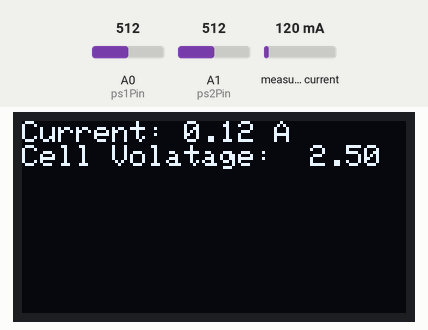
The sketch below on a simulated Arduino Uno, built with avr-gcc and run on an emulated ATmega328P. Parts: 128×64 one-colour display. The test bench sets the inputs (shaded band); at power-on: measured current 120 mA, A0 (ps1Pin) = 512, A1 (ps2Pin) = 512. What the sketch prints to the serial monitor is not drawn.

Above: at 6.2 s.
6.3 s: measured current set to 40 mA
At 7.4 s:
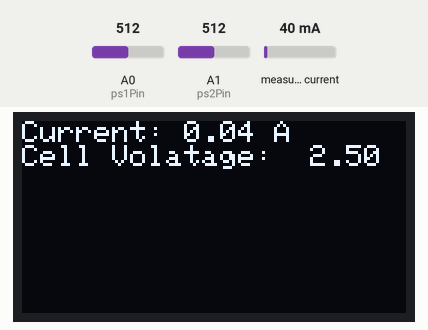
7.8 s: A0 (ps1Pin) set to 716
9.3 s: measured current set to 500 mA
At 10.6 s:
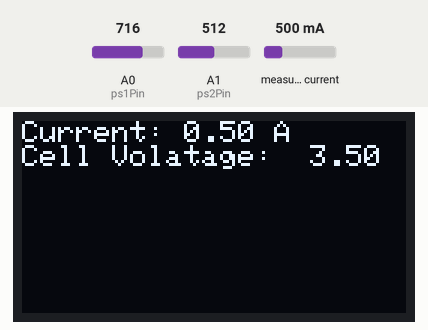
10.9 s: A0 (ps1Pin) set to 900
At 11.3 s:
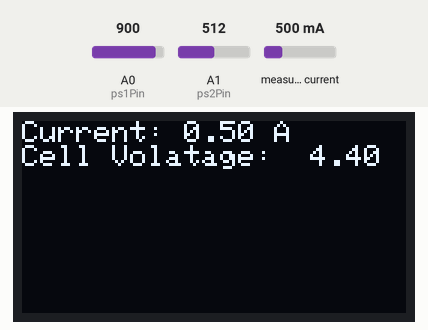
12.4 s: measured current set to 1000 mA
At 13.0 s:
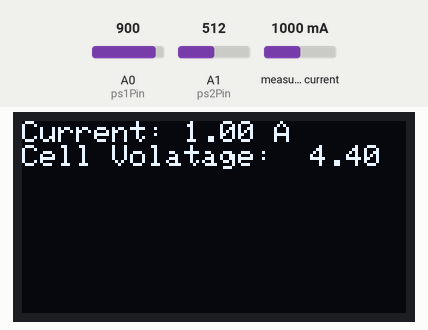
14.0 s: A0 (ps1Pin) set to 1023
At 14.7 s:
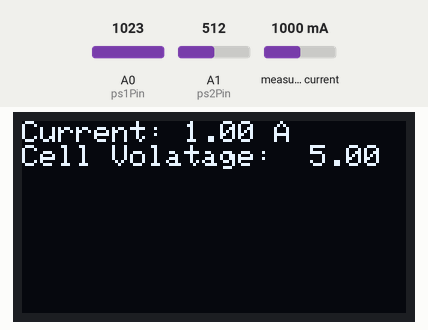
Timing chart, 0 to 16.5 s (numbered marks = the images above; inputs shaded):
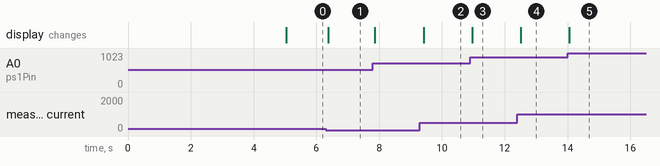

The sketch:

RSA_Project_v1.ino
```cpp
//Include Current Sensor Library
#include <Adafruit_INA260.h>
#include <SPI.h> //include this library for SPI communication
#include <Wire.h> //include this library since needed for the Adafruit library
#include <Adafruit_SSD1306.h> //include the Adarfruit library for this specific OLED screen

#define OLED_MOSI 9 //MOSI wire connected to digital pin 9
#define OLED_CLK 10 //clock wire connected to digital pin 10
#define OLED_DC 11 //__ wire connected to digital pin 11
#define OLED_CS 12 //__ wire connected to digital pin 12
#define OLED_RESET 13 //reset wire is connected ot pic 13

//define our OLED "display" to be used for displaying onto the screen
Adafruit_SSD1306 display(OLED_MOSI, OLED_CLK, OLED_DC, OLED_RESET, OLED_CS);
//Initialize Sensor
Adafruit_INA260 ina260 = Adafruit_INA260();

int threshold = 5;
int direction_of_rotation; //hold value of 1 for right and -1 for left
float cellVoltage;

//Photoresistor Constants
const int ps1Pin = A0;
const int ps2Pin = A1;

//Photorsisor Calibration Variables
int ps1Min = 1023;
int ps1Max = 0;
int ps2Min = 1023;
int ps2Max = 0;

//Photoresistor Measurements
int ps1 = 0;
int ps2 = 0;

void setup() {
  Serial.begin(9600);
  display.begin(SSD1306_SWITCHCAPVCC); //begin the OLED display communication

  while (!Serial) {
    delay(10); // wait for serial port to connect. Needed for native USB port only
  }

  if (!ina260.begin()) {
    Serial.println("Couldn't find INA260 chip");
    while (1);
  }
  Serial.println("Found INA260 chip");

  int start = millis(); //take start time

  while (millis() < 5000) { //first five seconds
    ps1 = analogRead(ps1Pin); //read photoresistor 1
    ps2 = analogRead(ps2Pin); //read photoresistor 2

    //PS1 Ccalibration
    if (ps1 > ps1Max) {
      ps1Max = ps1;
    }
    if (ps1 < ps1Min) {
      ps1Min = ps1;
    }

    //PS2 Calibration
    if (ps2 > ps2Max) {
      ps2Max = ps2;
    }
    if (ps2 < ps2Min) {
      ps2Min = ps2;
    }
  }

}

void loop() {

  display.clearDisplay(); //clear the OLED display from what was writted on it last
  display.setTextSize(1); //set the text size for the display
  display.setTextColor(WHITE); //set the text color for the display
  display.setCursor(0, 0); //set the pointer for the cursor

  float currentA = ina260.readCurrent() / 1000; //Read current and convert to Amps
  //Print values
  Serial.print("Current: ");
  Serial.print(currentA);
  Serial.println(" A");

  display.print("Current: ");
  display.print(currentA);
  display.println(" A");


  //Read Photoresistors
  ps1 = analogRead(ps1Pin);
  ps2 = analogRead(ps2Pin);

  //Constrain photoresistors in case values are outside of calibration range
  ps1 = constrain(ps1, ps1Min, ps1Max);
  ps2 = constrain(ps2, ps2Min, ps2Max);

  //Apply calibrations
  ps1 = map(ps1, ps1Min, ps1Max, 0, 255);
  ps2 = map(ps2, ps2Min, ps2Max, 0, 255);

  Serial.print("Photoresistor 1:  ");
  Serial.print(ps1);
  Serial.print("   Photoresistor 2:  ");
  Serial.println(ps2);

  if (abs(ps1 - ps2) > threshold) {
    direction_of_rotation = find_direction(ps1, ps2);
    if (direction_of_rotation == 1) {
      Serial.println("Spinning Clockwise");
      display.println("Spinning Clockwise");
    } else {
      Serial.println("Spinning Counter-Clockwise");
      display.println("Spinning Counter-Clockwise");
    }
    //insert function to spin motor here @Richard
  }
  cellVoltage = analogRead(A0)*(5.0/1023.0);
  display.print("Cell Volatage:  ");
  display.println(cellVoltage);
  display.display();
}


int find_direction(int value1, int value2) {
  if (value1 - value2 > 0) { //if difference is positive, the right photoresistor is higher so move to the right
    return 1;
  }
  else { //if difference is negative, the left photoresistor is higher so move to the left
    return -1;
  }
}
```

Measured:
- after the input at 6.3 s, the display: changes after 0.08 s (image 1)
- after the input at 9.3 s, the display: changes after 0.11 s (image 2)
- after the input at 10.9 s, the display: changes after 0.06 s (image 3)
- after the input at 12.4 s, the display: changes after 0.11 s (image 4)
- after the input at 14.0 s, the display: changes after 0.06 s (image 5)
